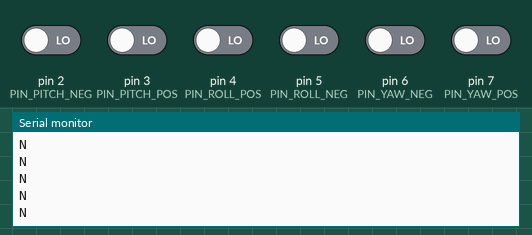
Recording of a sketch running on a simulated Arduino Uno, built with avr-gcc and run on an emulated ATmega328P. On the bench: the last lines printed to the serial monitor. Inputs (shaded band) come from the test bench; at power-on: pin 2 (PIN_PITCH_NEG), pin 3 (PIN_PITCH_POS), pin 4 (PIN_ROLL_POS), pin 5 (PIN_ROLL_NEG), pin 6 (PIN_YAW_NEG), pin 7 (PIN_YAW_POS) LOW.

Above: at 1.2 s.
1.3 s: pin 2 (PIN_PITCH_NEG) driven HIGH
At 2.1 s:
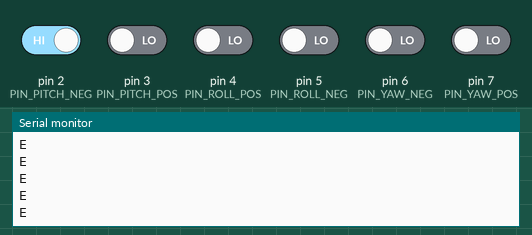
3.2 s: pin 4 (PIN_ROLL_POS) driven HIGH
At 4.1 s:
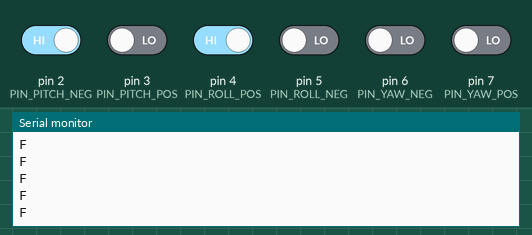
5.1 s: pin 3 (PIN_PITCH_POS) driven HIGH
At 6.0 s:
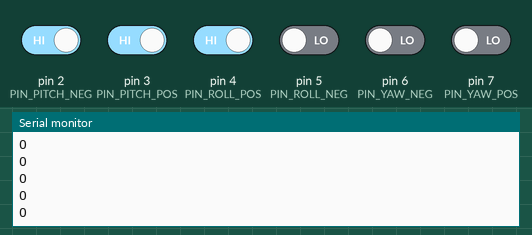
7.0 s: pin 6 (PIN_YAW_NEG) driven HIGH
At 8.0 s:
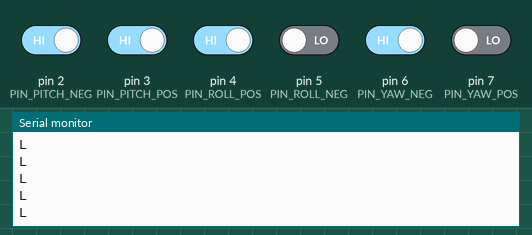
8.9 s: pin 5 (PIN_ROLL_NEG) driven HIGH
At 9.6 s:
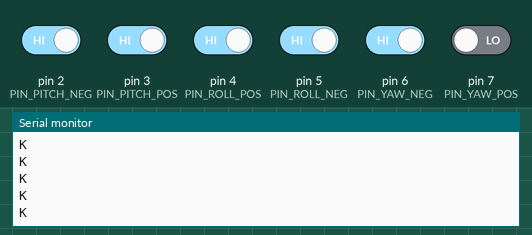
10.8 s: pin 2 (PIN_PITCH_NEG) driven LOW
At 11.8 s:
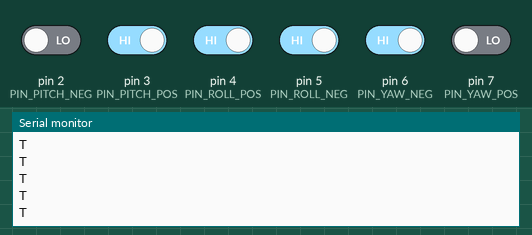

Measured:
- after the input at 1.3 s, the serial monitor: prints a new line at once (image 1)
- after the input at 3.2 s, the serial monitor: prints a new line at once (image 2)
- after the input at 5.1 s, the serial monitor: prints a new line at once (image 3)
- after the input at 7.0 s, the serial monitor: prints a new line at once (image 4)
- after the input at 8.9 s, the serial monitor: prints a new line at once (image 5)
- after the input at 10.8 s, the serial monitor: prints a new line at once (image 6)

The sketch:

board.ino
```cpp
/* board.ino
 *
 * Concerns Arduino initialization/execution, calls procedure to process
 * digital input and relay it to the PC program once per frame (
 */

#include <SPI.h>
#include "Arduino.h"
#include <avr/pgmspace.h>

//PROGMEM specifies consts to be stored in flash memory to preserve SRAM
static const PROGMEM int baudRate = 9600;
static const PROGMEM int framesPerSecond = 60;
static const PROGMEM int dt = 1000/framesPerSecond;	//in ms
//no portable way to standardise no. of frames per second at runtime, as
//there is no easy portable method of duplex communication between PC &
//Arduino (bash coprocesses would work in POSIX environments however).


void setup() {
  Serial.begin(baudRate);
}

void loop() {
  processPinInput();
  delay(dt);
}
```

pininput.ino
```cpp
/* pininput.ino
 *
 * Source code for handling digital pin input and outputting their sum state
 * via serial. Note that a header is not required as Arduino 1.7 generates
 * function prototypes for all functions within the working directory.
 */
#include "Arduino.h"
#include <avr/pgmspace.h>

//PROGMEM specifies consts to be stored in flash memory to preserve SRAM
const PROGMEM int axisQuantity = 3;


typedef enum axisPolarity
{
  POL_NEGATIVE = 0,
  POL_NEUTRAL,
  POL_POSITIVE
} axisPolarity_t;

enum rotationAxes
{
  AXIS_ROLL = 0,
  AXIS_YAW,
  AXIS_PITCH
};

typedef enum pinInput
{
  PIN_ROLL_NEG = 5,
  PIN_ROLL_POS = 4,
  PIN_YAW_NEG = 6,
  PIN_YAW_POS = 7,
  PIN_PITCH_NEG = 2,
  PIN_PITCH_POS = 3
} pinInput_t;


/*  Explicit declaration required to avoid Arduino 1.7 generating a function
 *  prototype and prepending it to the main code body (including the
 *  definition of the custom types used in the argument list).
    Encodes values of 2 input pins into a single axis polarity.
 */
static axisPolarity_t getAxisPolarity(pinInput_t negative, pinInput_t positive);
static axisPolarity_t getAxisPolarity(pinInput_t negative, pinInput_t positive)
{
	bool posSensor = digitalRead(positive);
	bool negSensor = digitalRead(negative);

	return (!(posSensor ^ negSensor)) ? POL_NEUTRAL
		: ((posSensor) ? POL_POSITIVE : POL_NEGATIVE);
	//if both sensors (dis)engaged, no rotation occurs. Otherwise it occurs
	//in the direction specified by the active sensor.

}

//Integer exponentiation function (positive exponent).
static int ipow(int base, int expo)
{
	int result = 1;
	while (expo > 0)
	{
		result *= base;
		expo--;
	}
	return result;
}

//prints a character uniquely encoding the polarities of all axes
//according to the digital pin input at that frame. Character is in range of
//65 to 91, thus is stdin-safe.
void processPinInput()
{
	axisPolarity_t newPolarity[axisQuantity];

	newPolarity[AXIS_ROLL]  = getAxisPolarity(PIN_ROLL_NEG,  PIN_ROLL_POS);
	newPolarity[AXIS_YAW]   = getAxisPolarity(PIN_YAW_NEG,   PIN_YAW_POS);
	newPolarity[AXIS_PITCH] = getAxisPolarity(PIN_PITCH_NEG, PIN_PITCH_POS);

	char transmitter = 'A';
	for(int axis = 0; axis < axisQuantity; axis++)
	{
		transmitter += ipow(axisQuantity, axis) * newPolarity[axis];
		//can be envisaged by considering a string of ternary digits
	}
	Serial.println(transmitter);
}
```
